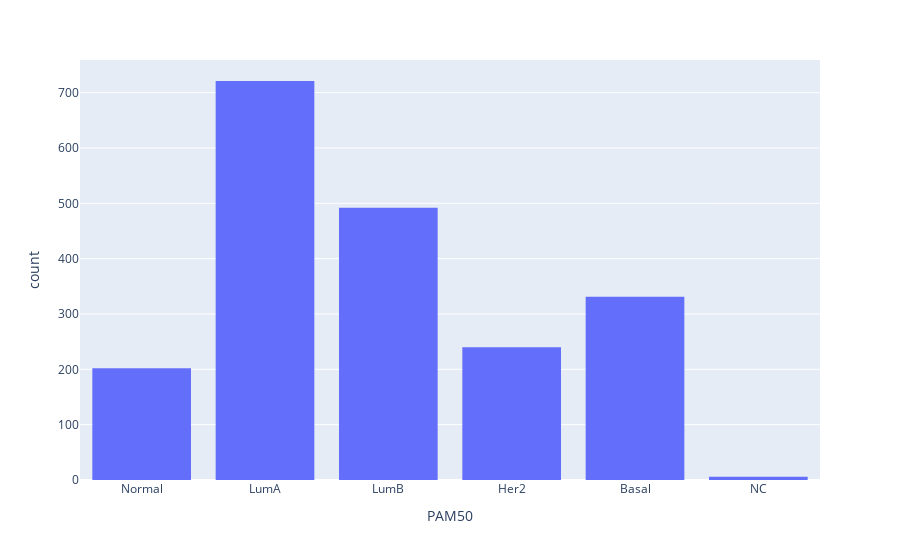

Notebook source saved alongside this figure:
### Code cell
fig = px.histogram(data, x="PAM50")
fig.show()

### Figure 1 — Plotly figure (JSON) as saved in the notebook; plotly's stock layout.template omitted (floating-point values rounded to 4 significant figures; data arrays with more than 128 entries replaced by an {"elided": "..."} marker saying what was removed)
{"data": [{"alignmentgroup": "True", "bingroup": "x", "hovertemplate": "PAM50=%{x}<br>count=%{y}<extra></extra>", "legendgroup": "", "marker": {"color": "#636efa"}, "name": "", "offsetgroup": "", "orientation": "v", "showlegend": false, "type": "histogram", "x": {"elided": "1992 str values"}, "xaxis": "x", "yaxis": "y"}], "layout": {"barmode": "relative", "legend": {"tracegroupgap": 0}, "margin": {"t": 60}, "xaxis": {"anchor": "y", "domain": [0, 1], "title": {"text": "PAM50"}}, "yaxis": {"anchor": "x", "domain": [0, 1], "title": {"text": "count"}}}}
